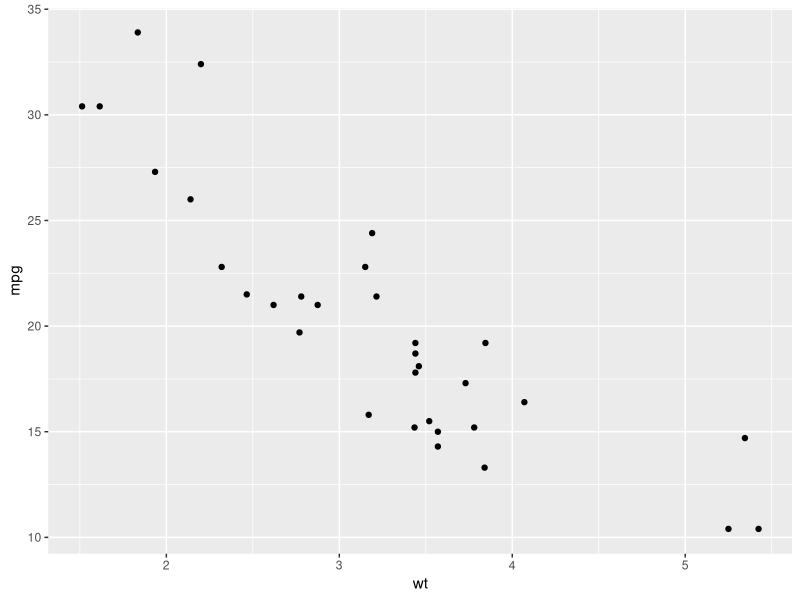
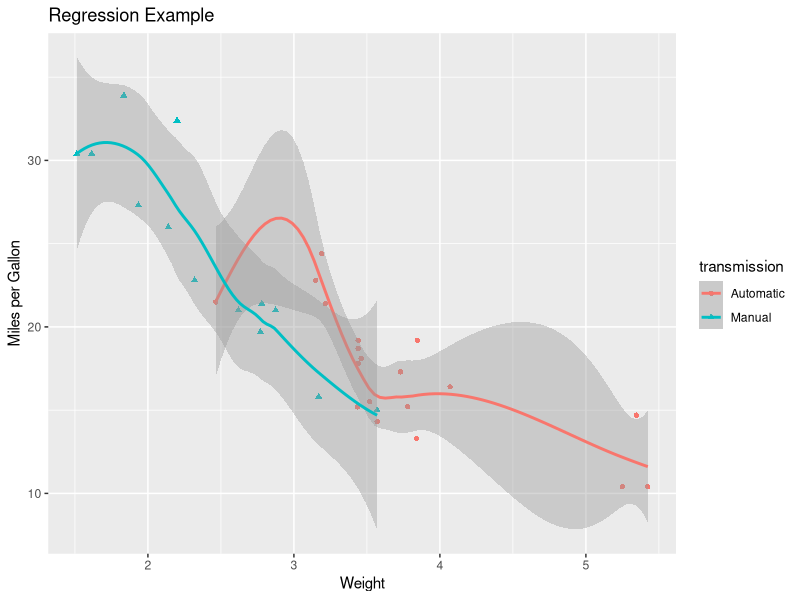

These charts were generated, in order, by the following R code:
#@author: Romeo Kienzler
#This file is copyright protected - do not redistribute

library(ggplot2)
attach(mtcars)



qplot(wt,mpg, data = mtcars)

transmission = factor(mtcars$am,levels = c(0,1), labels = c("Automatic","Manual"))
mod=lm(wt~mpg,data=mtcars)
qplot(wt,mpg,
      data= mod,
      color=transmission,
      shape=transmission,
      #geom="smooth",
      geom=c("point","smooth"),
      #method="lm", formula=y~x,
      xlab = "Weight",
      ylab= "Miles per Gallon",
      main = "Regression Example")